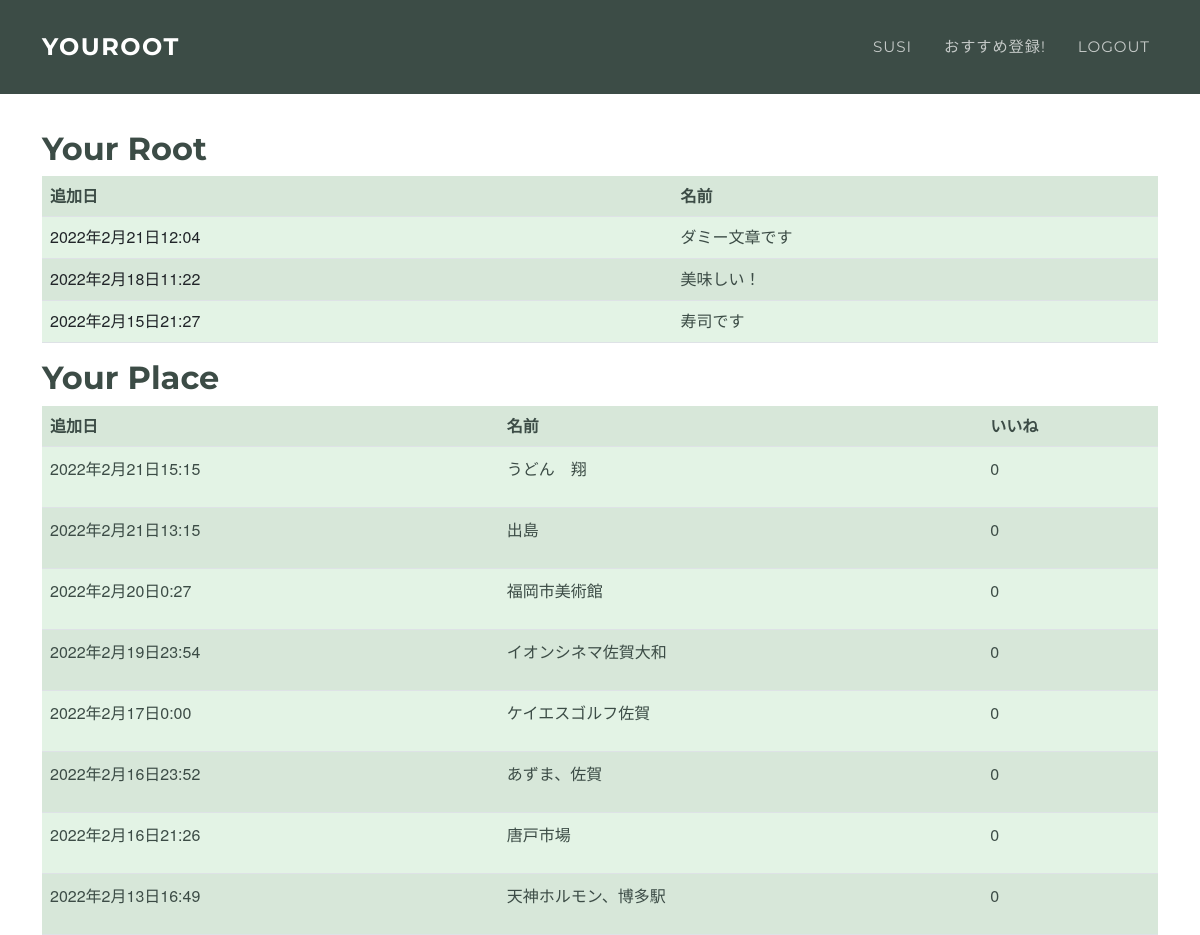
Page /user/12 (signed in) on the earlier database version.
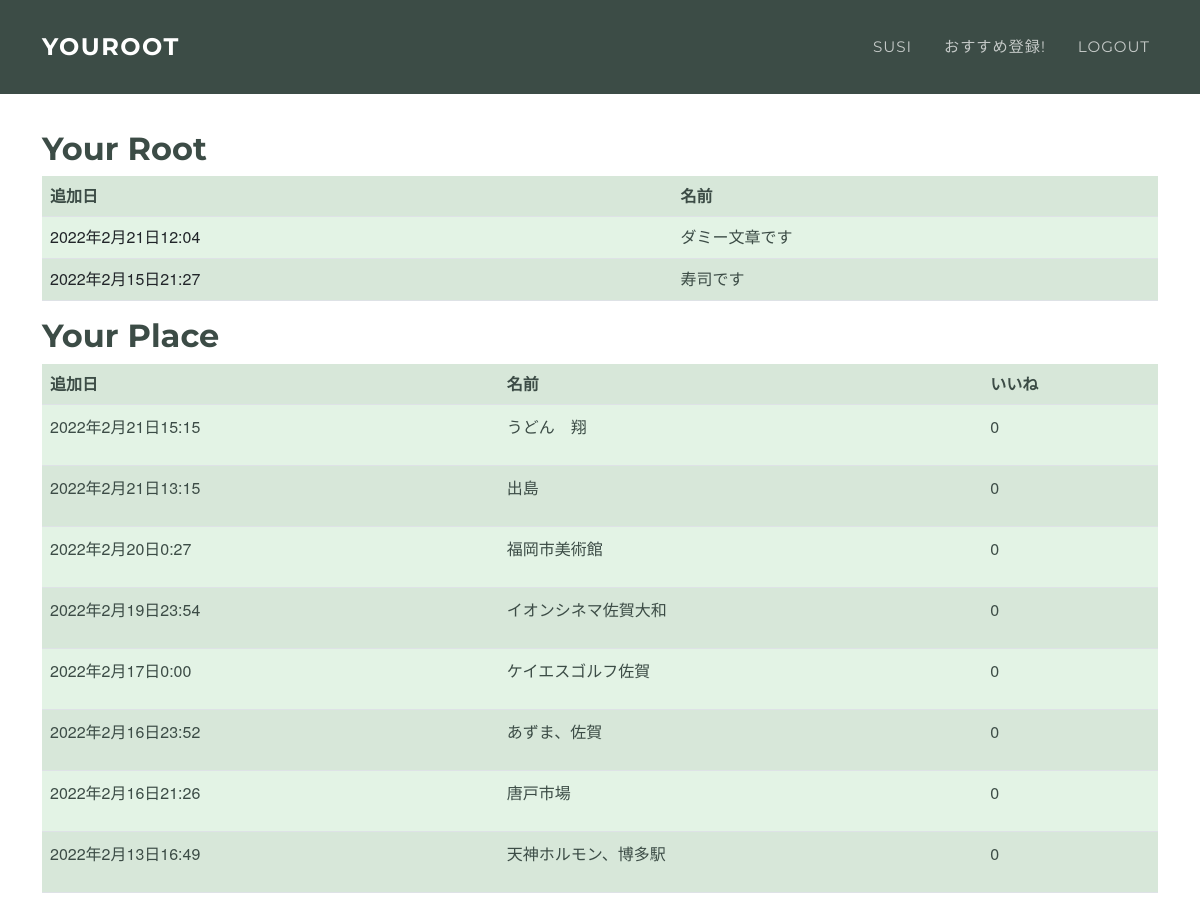
Same page on the later database version.
### testRoot/models.py (models this page shows, shortened)
class KeepRoot(models.Model):
    name = models.CharField(max_length=255)
    first = models.ForeignKey(TypeOfPlace, on_delete=models.CASCADE, null=True,related_name='first')
    second = models.ForeignKey(TypeOfPlace, on_delete=models.CASCADE, null=True,related_name='second')
    third = models.ForeignKey(TypeOfPlace, on_delete=models.CASCADE, null=True,related_name='third')
    author = models.ForeignKey(get_user_model(),on_delete=models.CASCADE, null=True)
    created_at = models.DateTimeField(auto_now_add=True, null=True)

class TypeOfPlace(models.Model):
    TYPE_CHOICE = (
        ('eat','ご飯'),
        ('play','遊び'),
    )
    type = models.CharField(max_length=255, choices=TYPE_CHOICE)
    name = models.CharField(max_length=255)
    atmosphere = models.ForeignKey(Atmosphere, on_delete=models.PROTECT, null=True)
    address = models.CharField(max_length=255)
    created_at = models.DateTimeField(auto_now_add=True)
    updated_at = models.DateTimeField(auto_now_add=True)
    pref = models.ForeignKey(PrefeCode, on_delete=models.PROTECT, null=True)
    ido = models.FloatField(null=True)
    keido = models.FloatField(null=True)
    image = models.ImageField(upload_to='images/', null=True)
    author = models.ForeignKey(get_user_model(),on_delete=models.CASCADE, null=True)
    good = models.IntegerField(null=True, default=0)
    comment = models.CharField(max_length=500, null=True)

### testRoot/views.py (the view)
# urls.py: path('user/<int:id>', user, name='user'),
def user(request, id):
    if request.method == 'POST':
        form = KeepRootForm(request.POST)
        if form.is_valid():
            post = form.save(commit=False)
            post.save()
            return redirect('index')
    else:
        lists = KeepRoot.objects.order_by('-created_at').filter(author=request.user)
        lists_place = TypeOfPlace.objects.order_by('-created_at').filter(author=request.user)
        content = {
            'lists': lists,
            'lists_place': lists_place
        }
        return render(request, 'testRoot/user.html', content)

### testRoot/templates/testRoot/user.html
{% extends 'layout.html' %}
{% block content %}
<div class="container" style="margin-top: 130px;">
    <h2 style="color: #3c4c46;">Your Root</h2>
    <table class="table table-striped table-hover" style="background-color: #e3f3e5;">
        <tr>
            <th style="color: #3c4c46;">追加日</th><th style="color: #3c4c46;">名前</th>
        </tr>
        {% for list in lists %}
            <tr>
                <td>{{list.created_at}}</td>
                <td><div class="wrapper"><a href="{% url 'detail' list.pk%}" class="effect-box">{{list.name}}</a></div></td>
            </tr>
        {% endfor %}
    </table>
    <h2 style="color: #3c4c46;">Your Place</h2>
    <table class="table table-striped table-hover" style="color: #3c4c46; background-color: #e3f3e5;">
        <tr>
            <th style="color: #3c4c46;">追加日</th><th style="color: #3c4c46;">名前</th><th style="color: #3c4c46;">いいね</th>
        </tr>
        {% for list in lists_place %}
            <tr>
                <td style="color: #3c4c46;"><p>{{list.created_at}}</p></td>
                <td style="color: #3c4c46;"><p>{{list.name}}</p></td>
                <td style="color: #3c4c46;"><p>{{list.good}}</p></td>
            </tr>
        {% endfor %}
    </table>
</div>
{% endblock %}

Differences in the rows shown:
removed KeepRoot: created_at "2022年2月18日11:22", name "美味しい！"
